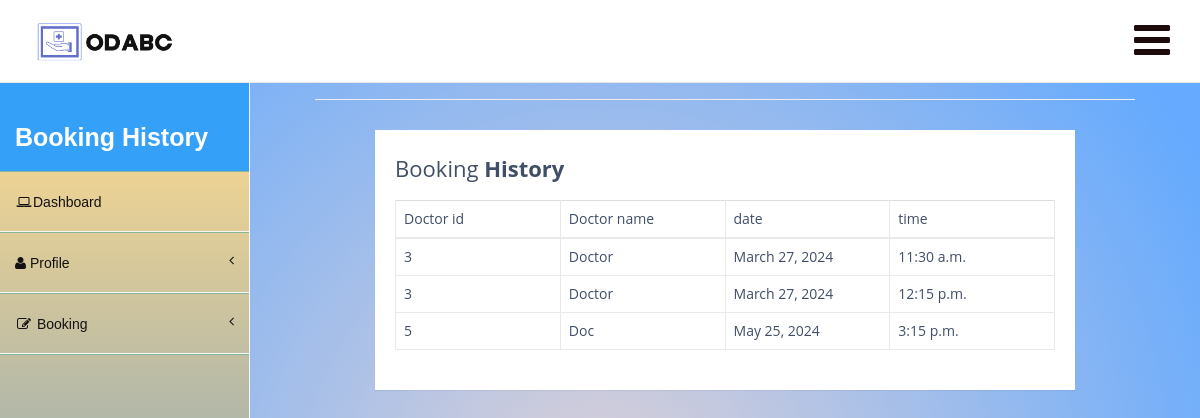
/bookinghistory/ (signed in), run on an earlier commit of the app's database.
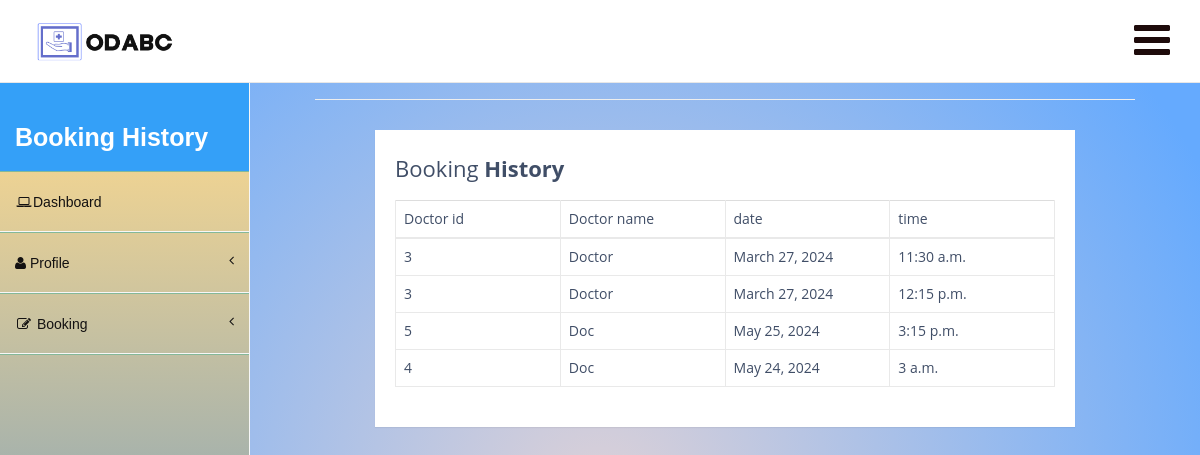
And on a later commit of the database.
### ODBS/models.py (models this page shows, shortened)
class appointment(models.Model):
    appid=models.BigAutoField(primary_key=True)
    patid=models.ForeignKey(Patient,on_delete=models.CASCADE,null=True)
    docid=models.ForeignKey(Doctor,on_delete=models.CASCADE,null=True)
    date=models.DateField(max_length=50,null=True)
    starttime=models.TimeField(max_length=50,null=True)
    status=models.CharField(max_length=50,default="Pending")

class Doctor(models.Model):
    user=models.ForeignKey(User,on_delete=models.CASCADE)
    docid=models.BigAutoField(primary_key=True)
    contactno=models.CharField(max_length=50,null=True)
    qualification=models.CharField(max_length=50,null=True)
    specialist=models.CharField(max_length=50,null=True)
    day1=models.CharField(max_length=10,null=True)
    day2=models.CharField(max_length=10,null=True)
    day3=models.CharField(max_length=10,null=True)
    time1=models.CharField(max_length=10,null=True)
    time2=models.CharField(max_length=10,null=True)
    time3=models.CharField(max_length=10,null=True)
    dept=models.CharField(max_length=10,null=True)
    def __str__(self):
        return str(self.pk)

### ODBS/views.py (the view)
# urls.py: path('bookinghistory/', bookinghistory,name="bookinghistory"),
def bookinghistory(request):
    user=request.user
    pid=Patient.objects.get(user=user).patid
    app=appointment.objects.filter(patid=pid)
    return render(request,"bookinghistory.html",locals())

### ODBS/Templates/bookinghistory.html (shortened to what this page needs)
<!DOCTYPE html>
<html>
<head>
    <link href="/static/assets/plugins/bootstrap/bootstrap.css" rel="stylesheet" />
    <link href="/static/assets/font-awesome/css/font-awesome.css" rel="stylesheet" />
    <link href="/static/assets/plugins/pace/pace-theme-big-counter.css" rel="stylesheet" />
  <link href="/static/assets/css/style.css" rel="stylesheet" />
      <link href="/static/assets/css/main-style.css" rel="stylesheet" />
    <link href="/static/assets/plugins/dataTables/dataTables.bootstrap.css" rel="stylesheet" />
</head>
<body>
    <div id="wrapper">
        <nav class="navbar navbar-default navbar-fixed-top" role="navigation" id="navbar">
            <div class="navbar-header">
                <a class="navbar-brand" href="index.html">
                    <img src="/static/assets/img/logo.png" alt="" />
                </a>
            </div>
            <ul class="nav navbar-top-links navbar-right">
                <li class="dropdown">
                    <a class="dropdown-toggle" data-toggle="dropdown" href="#">
                        <i class="fa fa-bars fa-3x"></i>
                    </a>
                </li>
            </ul>
        </nav>
        <nav class="navbar-default navbar-static-side" role="navigation">
            <div class="sidebar-collapse">
                <ul class="nav" id="side-menu">
                    <li>
                        <div class="user-section">
                            <div class="user-section-inner">
                            </div>
                            <div class="user-info">
                                <div><strong>Booking History</strong></div>
                            </div>
                        </div>
                    </li>
                    <li class="">
                        <a href="/patienthome"><i class="fa fa-laptop fa-fw"></i>Dashboard</a>
                    </li>
                    <li>
                        <a href="#"><i class="fa fa-user"></i> Profile<span class="fa arrow"></span></a>
                    </li>
                    <li>
                        <a href="#"><i class="fa fa-edit fa-fw"></i> Booking<span class="fa arrow"></span></a>
                            </li>
                </ul>
            </div>
        </nav>
        <div id="page-wrapper">
                <div class="col-lg-12">
                    <h1 class="page-header"></h1>
                 <div class="container-lg">
                    <div class="table-responsive">
                        <div class="table-wrapper">
                            <div class="table-title">
                                <div class="row">
                                    <div class="col-sm-6"><h2>Booking<b> History</b></h2></div>
                                </div>
                            </div>
                            <table class="table table-bordered">
                                <thead>
                                    <tr>
                                        <td>Doctor id</td>
                                        <td>Doctor name</td>
                                        <td>date</td>
                                        <td>time</td>
                                    </tr>
                                </thead>
                                <tbody>
                                    {% for i in app %}
                                        <tr>
                                            <td>{{i.docid}}</td>
                                            <td>{{i.docid.user.first_name}}</td>
                                            <td>{{i.date}}</td>
                                            <td>{{i.starttime}}</td>
                                        </tr>
                                    {%endfor%}
                                </tbody>
                            </table>
                        </div>
                    </div>
                </div>
    </div>
</body>
</html>

### ODBS/static/assets/css/style.css (style rules this page uses)
body { background: rgb(255,251,253); background: radial-gradient(circle, rgba(255,251,253,1) 14%, rgba(101,170,254,1) 100%); }
.navbar-static-side ul li { border-bottom:1px solid #84B899 !important; }
.navbar-top-links li { display: inline-block; }
.navbar-top-links li:last-child { margin-right: 15px; }
.navbar-top-links li a { padding: 20px; min-height: 50px; }
.arrow { float: right; }
.fa.arrow:before { content: "\f104"; }
@media (min-width:768px) { .navbar-static-side { z-index: 1; position: absolute; width: 250px; } }

### ODBS/static/assets/css/main-style.css (style rules this page uses)
.user-section-inner { height: 80px; width: 90px; align-items: center; border-radius: 50%; overflow: hidden; display: block; position: relative; margin-top: 20px; }
.user-info { display: block; font-family:Arial, Helvetica, sans-serif; color: #fff!important; display: inline-block; padding: 15px; }
.navbar-top-links > li > a { color: hsl(0, 45%, 8%); }
.nav > li > a { padding: 20px 15px; }
#side-menu { background: rgb(65,132,207); background: linear-gradient(0deg, rgba(65,132,207,1) 11%, rgba(247,215,144,1) 87%); border-right: 1px solid hsl(0, 0%, 97%); width: 250px; height: 100%; position: fixed; overflow-y: scroll; overflow-x: hidden; z-index: 1; }
#side-menu a { color:hsl(0, 5%, 7%); border-bottom: 1px solid hsl(0, 0%, 97%) !important; height: 60px; display: block; font-family: 'Poppins', sans-serif; }
#navbar { background-color:#fff; border-bottom:1px solid #e7e7e7; }
.navbar-brand { padding-left:20px; }
.navbar-brand img { height: 60px; }
.navbar-default { border-color: #27A6BE; }
@media (min-width:768px) { #page-wrapper { position: inherit; margin: 0 0 0 250px; padding: 50px; min-height: 1000px; } }

### ODBS/Templates/bookinghistory.html (style rules this page uses)
body { color: #404E67; background: rgb(221,209,215); background: radial-gradient(circle, rgba(221,209,215,1) 0%, rgba(101,170,254,1) 88%); font-family: 'Open Sans', sans-serif; }
.table-wrapper { width: 700px; margin: 30px auto; background: #fff; padding: 20px; box-shadow: 0 1px 1px rgba(0,0,0,.05); }
.table-title { padding-bottom: 10px; margin: 0 0 10px; }
.table-title h2 { margin: 6px 0 0; font-size: 22px; }
table.table { table-layout: fixed; }
table.table tr th, table.table tr td { border-color: #e9e9e9; }

What changed in the data, as far as the page shows it:
added appointment: docid "4", docid.user.first_name "Doc", date "May 24, 2024", starttime "3 a.m."
